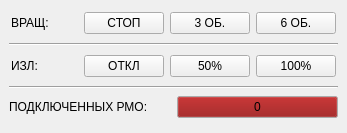
<?xml version="1.0" encoding="UTF-8"?>
<ui version="4.0">
 <class>ServerWindow</class>
 <widget class="QMainWindow" name="ServerWindow">
  <property name="geometry">
   <rect>
    <x>0</x>
    <y>0</y>
    <width>347</width>
    <height>133</height>
   </rect>
  </property>
  <property name="windowTitle">
   <string>Сервер</string>
  </property>
  <widget class="QWidget" name="centralwidget">
   <layout class="QVBoxLayout" name="verticalLayout">
    <item>
     <layout class="QHBoxLayout" name="rotationButtonGroup">
      <property name="leftMargin">
       <number>2</number>
      </property>
      <property name="topMargin">
       <number>2</number>
      </property>
      <property name="rightMargin">
       <number>2</number>
      </property>
      <property name="bottomMargin">
       <number>2</number>
      </property>
      <item>
       <widget class="QLabel" name="label">
        <property name="text">
         <string>ВРАЩ:</string>
        </property>
       </widget>
      </item>
      <item>
       <widget class="QPushButton" name="buttonRotationStop">
        <property name="cursor">
         <cursorShape>PointingHandCursor</cursorShape>
        </property>
        <property name="styleSheet">
         <string notr="true"/>
        </property>
        <property name="text">
         <string>СТОП</string>
        </property>
       </widget>
      </item>
      <item>
       <widget class="QPushButton" name="buttonRotation3rpm">
        <property name="minimumSize">
         <size>
          <width>0</width>
          <height>0</height>
         </size>
        </property>
        <property name="cursor">
         <cursorShape>PointingHandCursor</cursorShape>
        </property>
        <property name="text">
         <string>3 ОБ.</string>
        </property>
       </widget>
      </item>
      <item>
       <widget class="QPushButton" name="buttonRotation6rpm">
        <property name="cursor">
         <cursorShape>PointingHandCursor</cursorShape>
        </property>
        <property name="text">
         <string>6 ОБ.</string>
        </property>
       </widget>
      </item>
     </layout>
    </item>
    <item>
     <widget class="Line" name="line_2">
      <property name="orientation">
       <enum>Qt::Horizontal</enum>
      </property>
     </widget>
    </item>
    <item>
     <layout class="QHBoxLayout" name="radiationButtonGroup_2">
      <property name="leftMargin">
       <number>2</number>
      </property>
      <property name="topMargin">
       <number>2</number>
      </property>
      <property name="rightMargin">
       <number>2</number>
      </property>
      <property name="bottomMargin">
       <number>2</number>
      </property>
      <item>
       <widget class="QLabel" name="label_3">
        <property name="text">
         <string>ИЗЛ:    </string>
        </property>
       </widget>
      </item>
      <item>
       <widget class="QPushButton" name="buttonRadiationOff">
        <property name="cursor">
         <cursorShape>PointingHandCursor</cursorShape>
        </property>
        <property name="styleSheet">
         <string notr="true">QPushButton:checked {
background-color: darkGreen;
}</string>
        </property>
        <property name="text">
         <string>ОТКЛ</string>
        </property>
        <property name="checkable">
         <bool>false</bool>
        </property>
        <property name="checked">
         <bool>false</bool>
        </property>
       </widget>
      </item>
      <item>
       <widget class="QPushButton" name="buttonRadiation50">
        <property name="minimumSize">
         <size>
          <width>0</width>
          <height>0</height>
         </size>
        </property>
        <property name="cursor">
         <cursorShape>PointingHandCursor</cursorShape>
        </property>
        <property name="styleSheet">
         <string notr="true">QPushButton:checked {
background-color: darkGreen;
}</string>
        </property>
        <property name="text">
         <string>50%</string>
        </property>
        <property name="checkable">
         <bool>false</bool>
        </property>
       </widget>
      </item>
      <item>
       <widget class="QPushButton" name="buttonRadiation100">
        <property name="cursor">
         <cursorShape>PointingHandCursor</cursorShape>
        </property>
        <property name="styleSheet">
         <string notr="true">QPushButton:checked {
background-color: darkGreen;
}</string>
        </property>
        <property name="text">
         <string>100%</string>
        </property>
        <property name="checkable">
         <bool>false</bool>
        </property>
       </widget>
      </item>
     </layout>
    </item>
    <item>
     <widget class="Line" name="line">
      <property name="orientation">
       <enum>Qt::Horizontal</enum>
      </property>
     </widget>
    </item>
    <item>
     <layout class="QHBoxLayout" name="horizontalLayout">
      <item>
       <widget class="QLabel" name="label_4">
        <property name="text">
         <string>ПОДКЛЮЧЕННЫХ РМО:    </string>
        </property>
       </widget>
      </item>
      <item>
       <widget class="QPushButton" name="connectionCounterButton">
        <property name="sizePolicy">
         <sizepolicy hsizetype="Preferred" vsizetype="Fixed">
          <horstretch>0</horstretch>
          <verstretch>0</verstretch>
         </sizepolicy>
        </property>
        <property name="palette">
         <palette>
          <active>
           <colorrole role="Button">
            <brush brushstyle="SolidPattern">
             <color alpha="255">
              <red>141</red>
              <green>5</green>
              <blue>5</blue>
             </color>
            </brush>
           </colorrole>
          </active>
          <inactive>
           <colorrole role="Button">
            <brush brushstyle="SolidPattern">
             <color alpha="255">
              <red>141</red>
              <green>5</green>
              <blue>5</blue>
             </color>
            </brush>
           </colorrole>
          </inactive>
          <disabled>
           <colorrole role="Button">
            <brush brushstyle="SolidPattern">
             <color alpha="255">
              <red>141</red>
              <green>5</green>
              <blue>5</blue>
             </color>
            </brush>
           </colorrole>
          </disabled>
         </palette>
        </property>
        <property name="cursor">
         <cursorShape>PointingHandCursor</cursorShape>
        </property>
        <property name="styleSheet">
         <string notr="true"/>
        </property>
        <property name="text">
         <string>0</string>
        </property>
        <property name="checkable">
         <bool>false</bool>
        </property>
        <property name="checked">
         <bool>false</bool>
        </property>
       </widget>
      </item>
     </layout>
    </item>
   </layout>
  </widget>
 </widget>
 <resources/>
 <connections/>
</ui>
